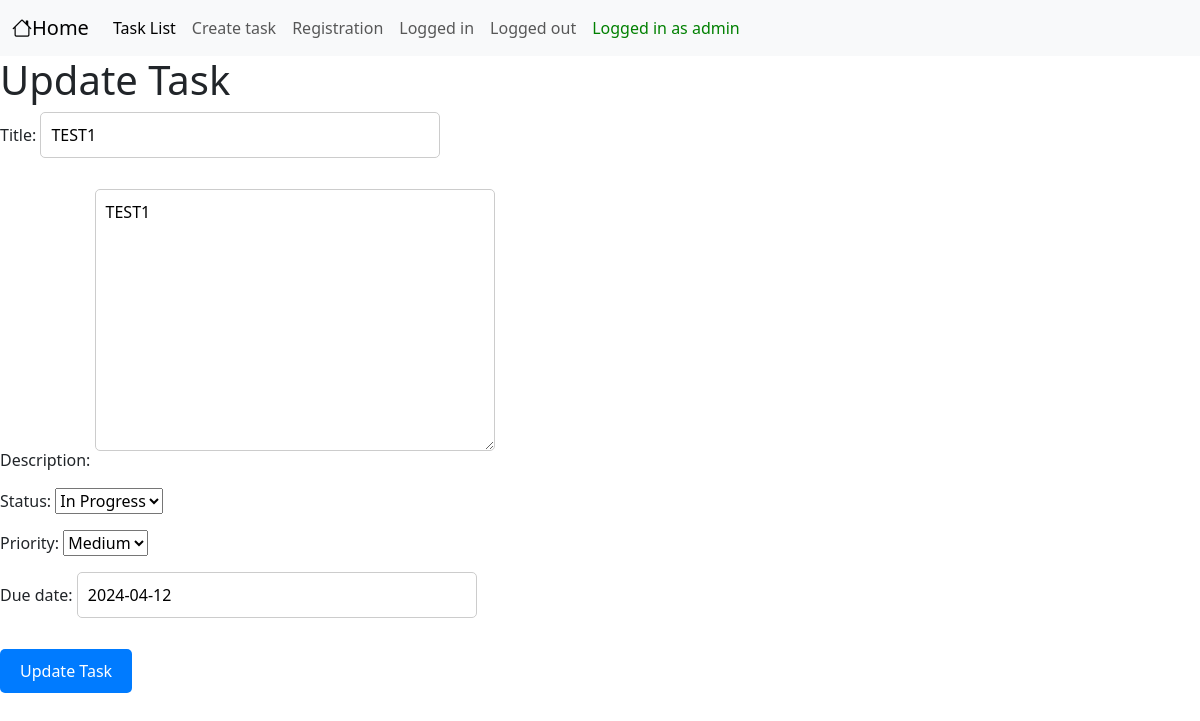
The page /tasks/1/update/ (signed in) on the database its author committed.
### trackingApp/models.py (models this page shows, shortened)
class Task(models.Model):
    title = models.CharField(max_length=100)
    description = models.TextField()
    STATUS_CHOICES = [
        ('TODO', 'To Do'),
        ('IN_PROGRESS', 'In Progress'),
        ('DONE', 'Done'),
    ]
    status = models.CharField(max_length=20, choices=STATUS_CHOICES, default='TODO')
    PRIORITY_CHOICES = [
        ('LOW', 'Low'),
        ('MEDIUM', 'Medium'),
        ('HIGH', 'High'),
    ]
    priority = models.CharField(max_length=20, choices=PRIORITY_CHOICES, default='LOW')
    created_at = models.DateTimeField(auto_now_add=True)
    due_date = models.DateField()
    creator = models.ForeignKey(get_user_model(), on_delete=models.CASCADE, null=True, blank=True)

### trackingApp/views.py (the view)
# urls.py: path('tasks/<int:pk>/update/', TaskUpdateView.as_view(), name='task_update'),
class TaskUpdateView(CheckTaskPermissionMixin, UpdateView):
    model = Task
    form_class = TaskUpdateForm
    template_name = 'trackingApp/task_update_form.html'
    success_url = reverse_lazy('success')

### trackingApp/forms.py
class TaskUpdateForm(forms.ModelForm):
    class Meta:
        model = Task
        fields = ['title', 'description', 'status', 'priority', 'due_date']

### trackingApp/views.py (called while the page is built)
def is_creator_or_superuser(user, task):
    return user.is_superuser or user == task.creator

    def test_func(self):
        task = self.get_object()
        return is_creator_or_superuser(self.request.user, task)

### templates/trackingApp/task_update_form.html (shortened to what this page needs)
{% extends 'trackingApp/base.html' %}
{% load static %}
{% block styles %}
    <link rel="stylesheet" type="text/css" href="{% static 'css/trackingApp/task_update_form.css' %}">
{% endblock %}
{% block content %}
<body>
    <h1>Update Task</h1>
    <form method="post">
        {{ form.as_p }}
        <button type="submit" class="btn btn-primary">Update Task</button>
    </form>
</body>
{% endblock %}

### templates/trackingApp/base.html (shortened to what this page needs)
{% load static %}
<!DOCTYPE html>
<html lang="en">
<head>
    <link href="https://cdn.jsdelivr.net/npm/bootstrap@5.3.3/dist/css/bootstrap.min.css" rel="stylesheet">
    <link rel="stylesheet" type="text/css" href="{% static 'css/trackingApp/base.css' %}">
    <link rel="stylesheet" href="https://cdn.jsdelivr.net/npm/bootstrap-icons@1.11.3/font/bootstrap-icons.min.css">
    {% block styles %}{% endblock %}
</head>
<body>
    <header>
        <nav class="navbar navbar-expand-lg bg-body-tertiary">
            <div class="container-fluid">
              <a class="navbar-brand bi bi-house" href="{% url 'index' %}">Home</a>
              <div class="collapse navbar-collapse" id="navbarNavAltMarkup">
                <div class="navbar-nav">
                  <a class="nav-link active" aria-current="page" href="{% url 'task_list' %}" >Task List</a>
                  <a class="nav-link" href="{% url 'create_task' %}">Create task</a>
                  <a class="nav-link" href="{% url 'register' %}">Registration</a>
                  <a class="nav-link" href="{% url 'login' %}">Logged in</a>
                  <a class="nav-link" href="{% url 'logout' %}">Logged out</a>
                  {% if user.is_authenticated %}
                    <a class="nav-link" style="color: green;">Logged in as {{ user.username }}</a>
                  {% else %}
                    <a class="nav-link" style="color: red;">Logged out</a>
                  {% endif %}
                </div>
              </div>
            </div>
          </nav>
    </header>
    <div class="content">
        {% block content %}{% endblock %}
    </div>
</body>
</html>

### static/css/trackingApp/task_update_form.css (style rules this page uses)
form { width: 100%; }
form input[type="text"], form textarea { width: 50vh; padding: 10px; margin-bottom: 15px; border: 1px solid #ccc; border-radius: 5px; box-sizing: border-box; }
form button[type="submit"] { padding: 10px 20px; background-color: #007bff; color: #fff; border: none; border-radius: 5px; cursor: pointer; }

### rows shown on the page
Task: title "TEST1", description "TEST1", status "In Progress", priority "Medium", due_date "2024-04-12"

### other values the page prints
{{ user.username }} "admin"
